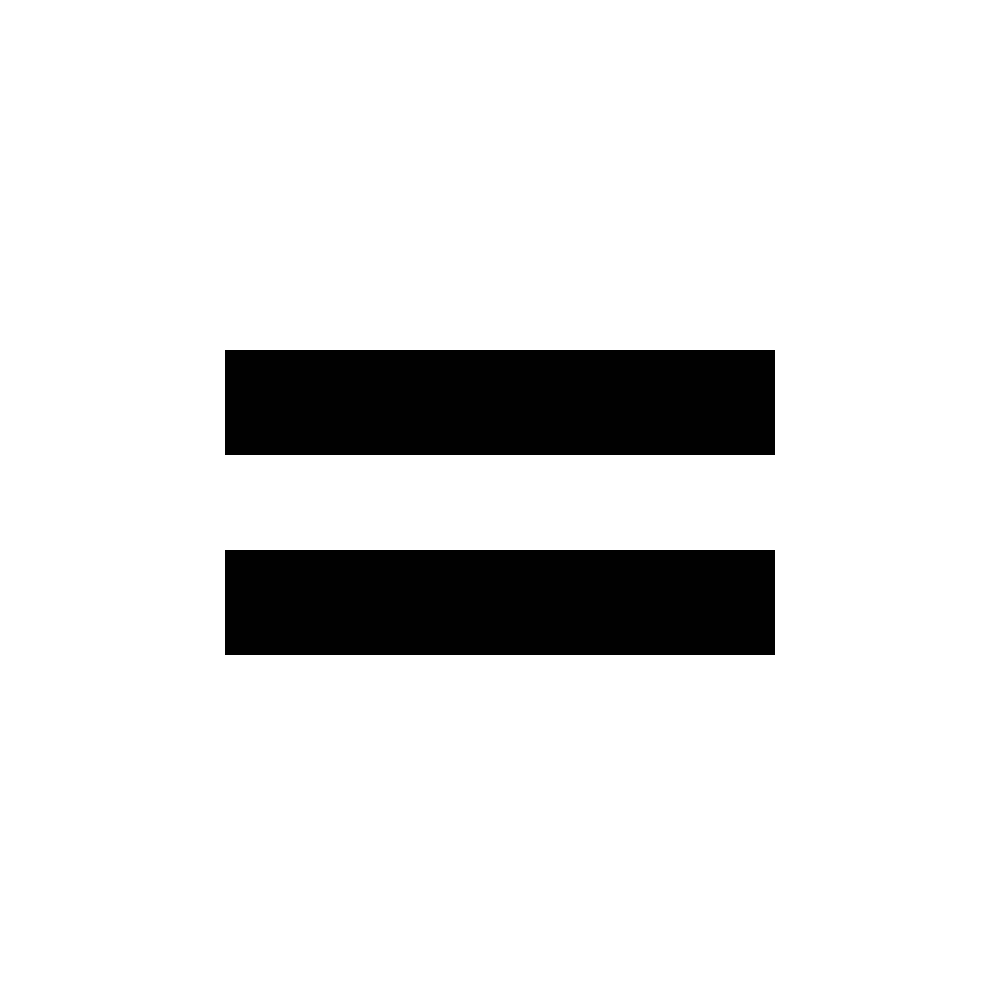
Frame 1 (no input)
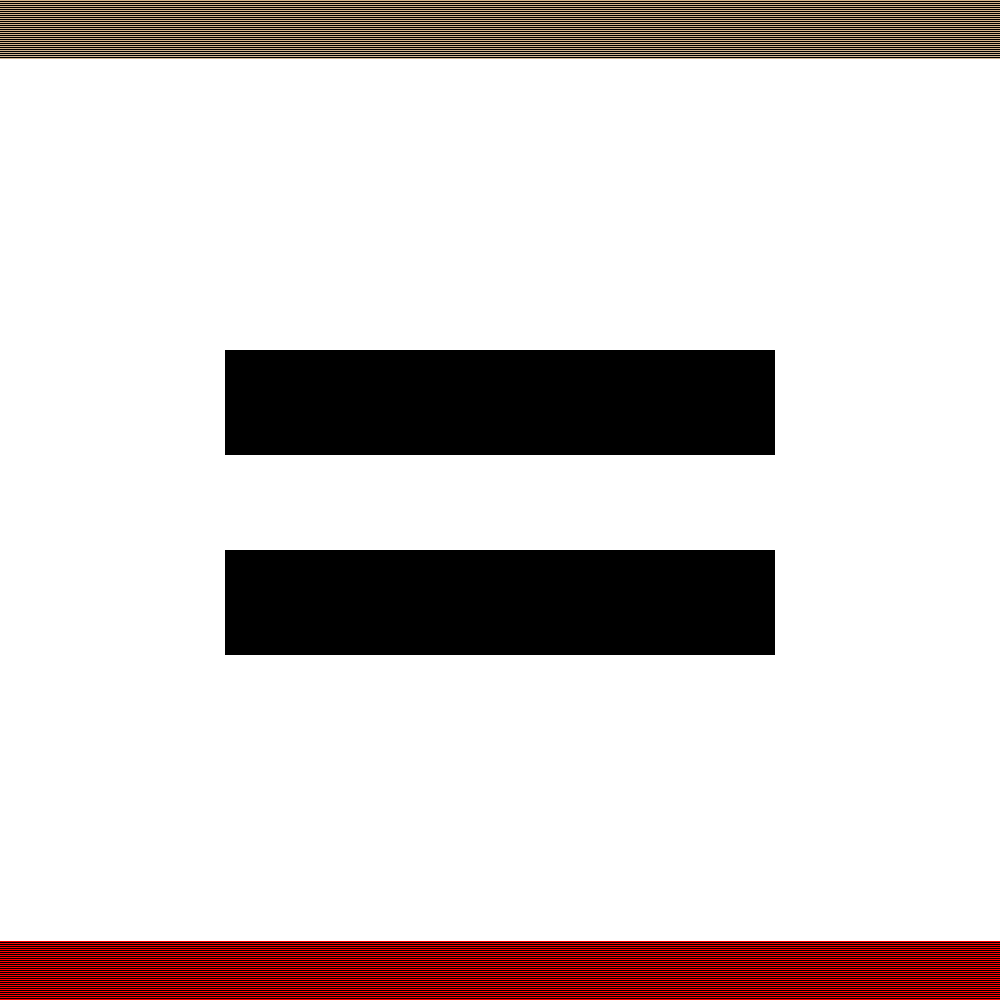
Frame 60 (no input)
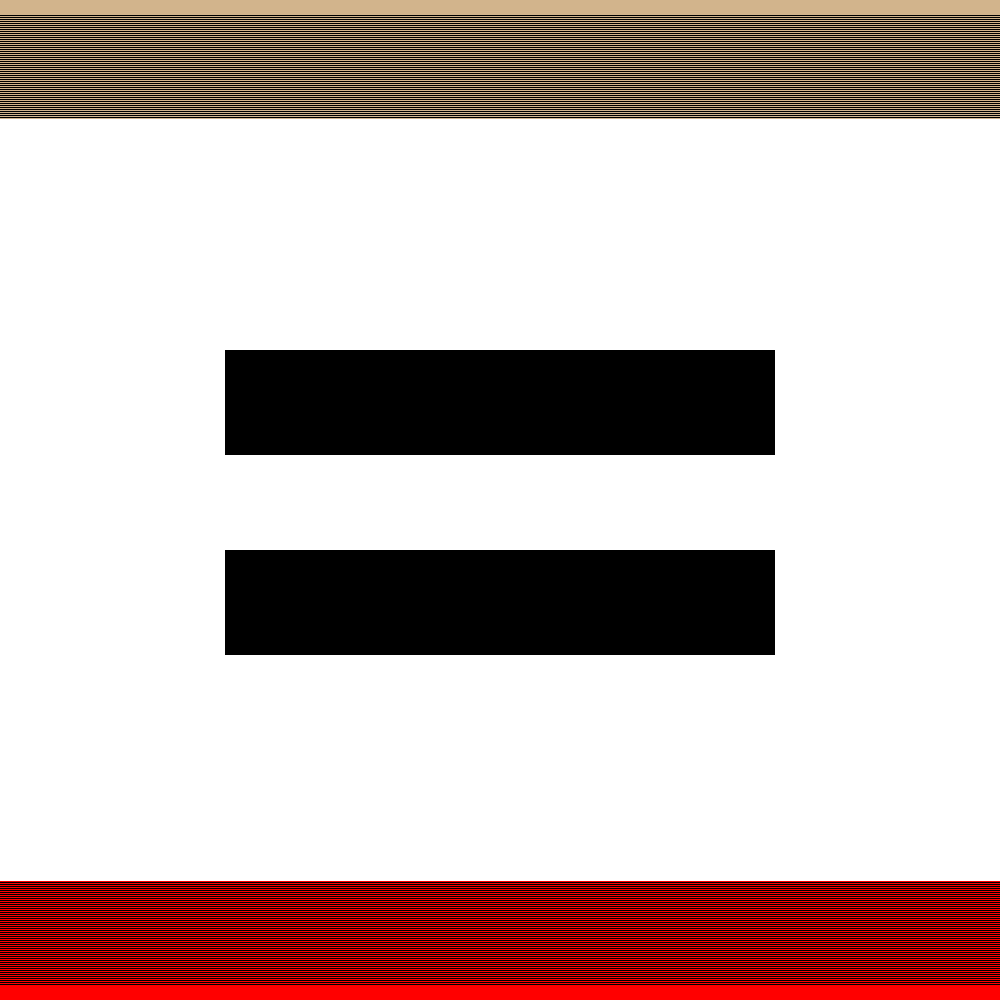
Frame 120 (the mouse pressed at the canvas centre since frame 60)

The p5.js sketch that drew these frames (run headless with seeded random() and noise() and a simulated clock; from frame 60 on, the mouse is pressed at the canvas centre):

// p5.js sketch
// ── sketch.js
// refrence code used: https://editor.p5js.org/mbardin/sketches/-WF_mjFV8
//I was messing around with blend mode and it created this unexpected result so I just rolled with it :)

let d1;
let r1;
let d2;
let r2;
let rect2Y = -105;
let rect3Y = 1000;

function setup() {
  createCanvas(1000, 1000);
  blendMode(DIFFERENCE)
}

function draw() {

//refrence rectangles
noStroke(0)
fill(1)
rect(225, 350, 550, 105)
rect(225, 550, 550, 105)

  //draws the shapes
  fill("tan");
  rect(0, rect2Y, 1000, 105);
  fill("red");
  rect(0, rect3Y, 1000, 105);



//animates the shapes on the screen
  rect2Y++;
  rect3Y--;

  //returns the shapes when they move off screen
  if (rect2Y > 1000) {
    rect2Y = -105;
  } else if (rect3Y < -105) {
    rect3Y = 1000;
  }


function checkRect(objX, objY, leftX, topY, widthX, heightY) {
  if (objX > leftX && objX < leftX + widthX) {
    if (objY > topY && objY < topY + heightY) {
      return true
    }
  } else {
    return false;
  }
}

}
